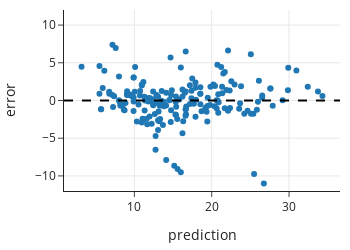

Notebook code cell kept with this figure:
### Markdown cell above
Below, we plot these errors against the predicted values.

### Code cell
fig = px.scatter(fit, y='error', x='prediction', width=350, height=250)

fig.add_hline(0, line_width=2, line_dash='dash', opacity=1)

fig.update_yaxes(range=[-12, 12])
fig.show()

### Figure 1 — Plotly figure (JSON) as saved in the notebook; plotly's stock layout.template omitted (floating-point values rounded to 4 significant figures; data arrays with more than 128 entries replaced by an {"elided": "..."} marker saying what was removed)
{"data": [{"hovertemplate": "prediction=%{x}<br>error=%{y}<extra></extra>", "legendgroup": "", "marker": {"color": "#1F77B4", "symbol": "circle"}, "mode": "markers", "name": "", "orientation": "v", "showlegend": false, "type": "scatter", "x": {"elided": "184 float values"}, "xaxis": "x", "y": {"elided": "184 float values"}, "yaxis": "y"}], "layout": {"height": 250, "legend": {"tracegroupgap": 0}, "shapes": [{"line": {"dash": "dash", "width": 2}, "opacity": 1, "type": "line", "x0": 0, "x1": 1, "xref": "x domain", "y0": 0, "y1": 0, "yref": "y"}], "width": 350, "xaxis": {"anchor": "y", "autorange": true, "domain": [0, 1], "range": [0.8988, 36.59], "title": {"text": "prediction"}, "type": "linear"}, "yaxis": {"anchor": "x", "domain": [0, 1], "range": [-12, 12], "title": {"text": "error"}, "type": "linear"}}}
